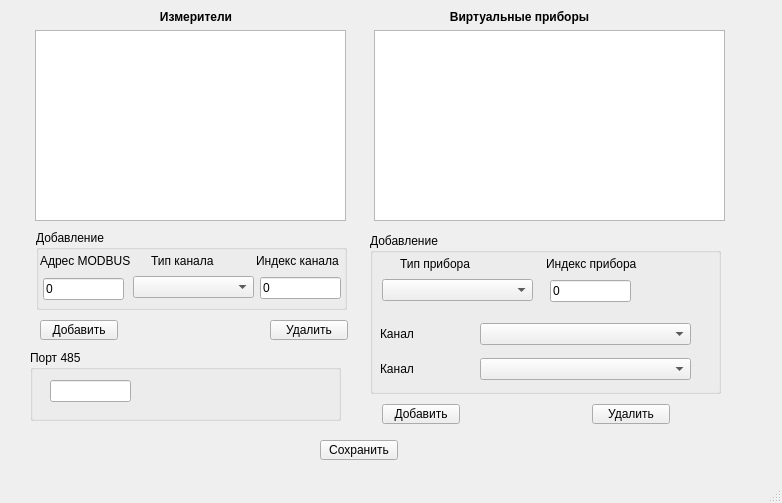
<?xml version="1.0" encoding="UTF-8"?>
<ui version="4.0">
 <class>fmChangeVirtPribors</class>
 <widget class="QMainWindow" name="fmChangeVirtPribors">
  <property name="geometry">
   <rect>
    <x>0</x>
    <y>0</y>
    <width>782</width>
    <height>503</height>
   </rect>
  </property>
  <property name="windowTitle">
   <string>Создание виртуальных приборов</string>
  </property>
  <widget class="QWidget" name="centralwidget">
   <widget class="QTreeWidget" name="twMeas">
    <property name="geometry">
     <rect>
      <x>790</x>
      <y>450</y>
      <width>292</width>
      <height>221</height>
     </rect>
    </property>
    <property name="frameShadow">
     <enum>QFrame::Sunken</enum>
    </property>
    <property name="lineWidth">
     <number>1</number>
    </property>
    <attribute name="headerVisible">
     <bool>false</bool>
    </attribute>
    <column>
     <property name="text">
      <string notr="true">1</string>
     </property>
    </column>
   </widget>
   <widget class="QLabel" name="label_2">
    <property name="geometry">
     <rect>
      <x>374</x>
      <y>10</y>
      <width>291</width>
      <height>14</height>
     </rect>
    </property>
    <property name="font">
     <font>
      <pointsize>9</pointsize>
      <weight>75</weight>
      <bold>true</bold>
     </font>
    </property>
    <property name="text">
     <string>Виртуальные приборы</string>
    </property>
    <property name="alignment">
     <set>Qt::AlignCenter</set>
    </property>
   </widget>
   <widget class="QListWidget" name="lwVIns">
    <property name="geometry">
     <rect>
      <x>374</x>
      <y>30</y>
      <width>351</width>
      <height>191</height>
     </rect>
    </property>
   </widget>
   <widget class="QLabel" name="label">
    <property name="geometry">
     <rect>
      <x>50</x>
      <y>10</y>
      <width>292</width>
      <height>14</height>
     </rect>
    </property>
    <property name="font">
     <font>
      <pointsize>9</pointsize>
      <weight>75</weight>
      <bold>true</bold>
     </font>
    </property>
    <property name="text">
     <string>Измерители</string>
    </property>
    <property name="alignment">
     <set>Qt::AlignCenter</set>
    </property>
   </widget>
   <widget class="QToolButton" name="tbAddCh">
    <property name="geometry">
     <rect>
      <x>40</x>
      <y>320</y>
      <width>78</width>
      <height>20</height>
     </rect>
    </property>
    <property name="font">
     <font>
      <pointsize>9</pointsize>
     </font>
    </property>
    <property name="text">
     <string>Добавить</string>
    </property>
    <property name="toolButtonStyle">
     <enum>Qt::ToolButtonTextOnly</enum>
    </property>
    <property name="arrowType">
     <enum>Qt::NoArrow</enum>
    </property>
   </widget>
   <widget class="QToolButton" name="tbDelCh">
    <property name="geometry">
     <rect>
      <x>270</x>
      <y>320</y>
      <width>78</width>
      <height>20</height>
     </rect>
    </property>
    <property name="font">
     <font>
      <pointsize>9</pointsize>
     </font>
    </property>
    <property name="text">
     <string>Удалить</string>
    </property>
    <property name="toolButtonStyle">
     <enum>Qt::ToolButtonTextOnly</enum>
    </property>
    <property name="arrowType">
     <enum>Qt::NoArrow</enum>
    </property>
   </widget>
   <widget class="QToolButton" name="tbAddVPribor">
    <property name="geometry">
     <rect>
      <x>382</x>
      <y>404</y>
      <width>78</width>
      <height>20</height>
     </rect>
    </property>
    <property name="font">
     <font>
      <pointsize>9</pointsize>
     </font>
    </property>
    <property name="text">
     <string>Добавить</string>
    </property>
    <property name="toolButtonStyle">
     <enum>Qt::ToolButtonTextOnly</enum>
    </property>
    <property name="arrowType">
     <enum>Qt::NoArrow</enum>
    </property>
   </widget>
   <widget class="QToolButton" name="tbDelVPribor">
    <property name="geometry">
     <rect>
      <x>592</x>
      <y>404</y>
      <width>78</width>
      <height>20</height>
     </rect>
    </property>
    <property name="font">
     <font>
      <pointsize>9</pointsize>
     </font>
    </property>
    <property name="text">
     <string>Удалить</string>
    </property>
    <property name="toolButtonStyle">
     <enum>Qt::ToolButtonTextOnly</enum>
    </property>
    <property name="arrowType">
     <enum>Qt::NoArrow</enum>
    </property>
   </widget>
   <widget class="QListWidget" name="lwVIns_3">
    <property name="geometry">
     <rect>
      <x>35</x>
      <y>30</y>
      <width>311</width>
      <height>191</height>
     </rect>
    </property>
    <property name="selectionMode">
     <enum>QAbstractItemView::MultiSelection</enum>
    </property>
   </widget>
   <widget class="QGroupBox" name="groupBox">
    <property name="geometry">
     <rect>
      <x>36</x>
      <y>230</y>
      <width>311</width>
      <height>80</height>
     </rect>
    </property>
    <property name="title">
     <string>Добавление</string>
    </property>
    <widget class="QLabel" name="lbl1_4">
     <property name="geometry">
      <rect>
       <x>220</x>
       <y>20</y>
       <width>91</width>
       <height>21</height>
      </rect>
     </property>
     <property name="font">
      <font>
       <pointsize>9</pointsize>
      </font>
     </property>
     <property name="lineWidth">
      <number>-5</number>
     </property>
     <property name="text">
      <string>Индекс канала</string>
     </property>
    </widget>
    <widget class="QLabel" name="lbl1_2">
     <property name="geometry">
      <rect>
       <x>4</x>
       <y>20</y>
       <width>91</width>
       <height>21</height>
      </rect>
     </property>
     <property name="font">
      <font>
       <pointsize>9</pointsize>
      </font>
     </property>
     <property name="lineWidth">
      <number>-5</number>
     </property>
     <property name="text">
      <string>Адрес MODBUS</string>
     </property>
    </widget>
    <widget class="QLineEdit" name="leModbusNum">
     <property name="geometry">
      <rect>
       <x>7</x>
       <y>48</y>
       <width>81</width>
       <height>22</height>
      </rect>
     </property>
     <property name="font">
      <font>
       <pointsize>9</pointsize>
      </font>
     </property>
     <property name="text">
      <string>0</string>
     </property>
    </widget>
    <widget class="QLineEdit" name="leIndexMess">
     <property name="geometry">
      <rect>
       <x>224</x>
       <y>47</y>
       <width>81</width>
       <height>22</height>
      </rect>
     </property>
     <property name="font">
      <font>
       <pointsize>9</pointsize>
      </font>
     </property>
     <property name="text">
      <string>0</string>
     </property>
    </widget>
    <widget class="QLabel" name="lbl1_3">
     <property name="geometry">
      <rect>
       <x>115</x>
       <y>20</y>
       <width>91</width>
       <height>21</height>
      </rect>
     </property>
     <property name="font">
      <font>
       <pointsize>9</pointsize>
      </font>
     </property>
     <property name="lineWidth">
      <number>-5</number>
     </property>
     <property name="text">
      <string>Тип канала</string>
     </property>
    </widget>
    <widget class="QComboBox" name="cbTypeMess">
     <property name="geometry">
      <rect>
       <x>97</x>
       <y>46</y>
       <width>121</width>
       <height>22</height>
      </rect>
     </property>
     <property name="editable">
      <bool>false</bool>
     </property>
     <property name="currentIndex">
      <number>0</number>
     </property>
     <item>
      <property name="text">
       <string/>
      </property>
     </item>
     <item>
      <property name="text">
       <string>AD7793 (24  бит)</string>
      </property>
     </item>
    </widget>
   </widget>
   <widget class="QGroupBox" name="groupBox_2">
    <property name="geometry">
     <rect>
      <x>370</x>
      <y>233</y>
      <width>351</width>
      <height>161</height>
     </rect>
    </property>
    <property name="title">
     <string>Добавление</string>
    </property>
    <widget class="QLabel" name="lbl1_5">
     <property name="geometry">
      <rect>
       <x>176</x>
       <y>20</y>
       <width>101</width>
       <height>21</height>
      </rect>
     </property>
     <property name="font">
      <font>
       <pointsize>9</pointsize>
      </font>
     </property>
     <property name="lineWidth">
      <number>-5</number>
     </property>
     <property name="text">
      <string>Индекс прибора</string>
     </property>
    </widget>
    <widget class="QLineEdit" name="leIndexMess_2">
     <property name="geometry">
      <rect>
       <x>180</x>
       <y>47</y>
       <width>81</width>
       <height>22</height>
      </rect>
     </property>
     <property name="font">
      <font>
       <pointsize>9</pointsize>
      </font>
     </property>
     <property name="text">
      <string>0</string>
     </property>
    </widget>
    <widget class="QLabel" name="lbl1_7">
     <property name="geometry">
      <rect>
       <x>30</x>
       <y>20</y>
       <width>91</width>
       <height>21</height>
      </rect>
     </property>
     <property name="font">
      <font>
       <pointsize>9</pointsize>
      </font>
     </property>
     <property name="lineWidth">
      <number>-5</number>
     </property>
     <property name="text">
      <string>Тип прибора</string>
     </property>
    </widget>
    <widget class="QComboBox" name="cbTypeMess_2">
     <property name="geometry">
      <rect>
       <x>12</x>
       <y>46</y>
       <width>151</width>
       <height>22</height>
      </rect>
     </property>
     <property name="editable">
      <bool>false</bool>
     </property>
     <property name="currentIndex">
      <number>0</number>
     </property>
     <item>
      <property name="text">
       <string/>
      </property>
     </item>
     <item>
      <property name="text">
       <string>AD7793 (24  бит)</string>
      </property>
     </item>
    </widget>
    <widget class="QLabel" name="lblch_1">
     <property name="geometry">
      <rect>
       <x>10</x>
       <y>90</y>
       <width>91</width>
       <height>21</height>
      </rect>
     </property>
     <property name="font">
      <font>
       <pointsize>9</pointsize>
      </font>
     </property>
     <property name="lineWidth">
      <number>-5</number>
     </property>
     <property name="text">
      <string>Канал</string>
     </property>
    </widget>
    <widget class="QComboBox" name="cbCh_1">
     <property name="geometry">
      <rect>
       <x>110</x>
       <y>90</y>
       <width>211</width>
       <height>22</height>
      </rect>
     </property>
     <property name="editable">
      <bool>false</bool>
     </property>
     <property name="currentIndex">
      <number>0</number>
     </property>
     <item>
      <property name="text">
       <string/>
      </property>
     </item>
     <item>
      <property name="text">
       <string>AD7793 (24  бит)</string>
      </property>
     </item>
    </widget>
    <widget class="QLabel" name="lblch_2">
     <property name="geometry">
      <rect>
       <x>10</x>
       <y>125</y>
       <width>91</width>
       <height>21</height>
      </rect>
     </property>
     <property name="font">
      <font>
       <pointsize>9</pointsize>
      </font>
     </property>
     <property name="lineWidth">
      <number>-5</number>
     </property>
     <property name="text">
      <string>Канал</string>
     </property>
    </widget>
    <widget class="QComboBox" name="cbCh_2">
     <property name="geometry">
      <rect>
       <x>110</x>
       <y>125</y>
       <width>211</width>
       <height>22</height>
      </rect>
     </property>
     <property name="editable">
      <bool>false</bool>
     </property>
     <property name="currentIndex">
      <number>0</number>
     </property>
     <item>
      <property name="text">
       <string/>
      </property>
     </item>
     <item>
      <property name="text">
       <string/>
      </property>
     </item>
    </widget>
   </widget>
   <widget class="QGroupBox" name="groupBox_3">
    <property name="geometry">
     <rect>
      <x>30</x>
      <y>350</y>
      <width>311</width>
      <height>71</height>
     </rect>
    </property>
    <property name="title">
     <string>Порт 485</string>
    </property>
    <widget class="QLineEdit" name="lePortNum">
     <property name="geometry">
      <rect>
       <x>20</x>
       <y>30</y>
       <width>81</width>
       <height>22</height>
      </rect>
     </property>
     <property name="font">
      <font>
       <pointsize>9</pointsize>
      </font>
     </property>
    </widget>
   </widget>
   <widget class="QToolButton" name="tbSave">
    <property name="geometry">
     <rect>
      <x>320</x>
      <y>440</y>
      <width>78</width>
      <height>20</height>
     </rect>
    </property>
    <property name="font">
     <font>
      <pointsize>9</pointsize>
     </font>
    </property>
    <property name="text">
     <string>Сохранить</string>
    </property>
    <property name="toolButtonStyle">
     <enum>Qt::ToolButtonTextOnly</enum>
    </property>
    <property name="arrowType">
     <enum>Qt::NoArrow</enum>
    </property>
   </widget>
  </widget>
  <widget class="QMenuBar" name="menubar">
   <property name="geometry">
    <rect>
     <x>0</x>
     <y>0</y>
     <width>782</width>
     <height>21</height>
    </rect>
   </property>
  </widget>
  <widget class="QStatusBar" name="statusbar"/>
 </widget>
 <resources/>
 <connections/>
</ui>
